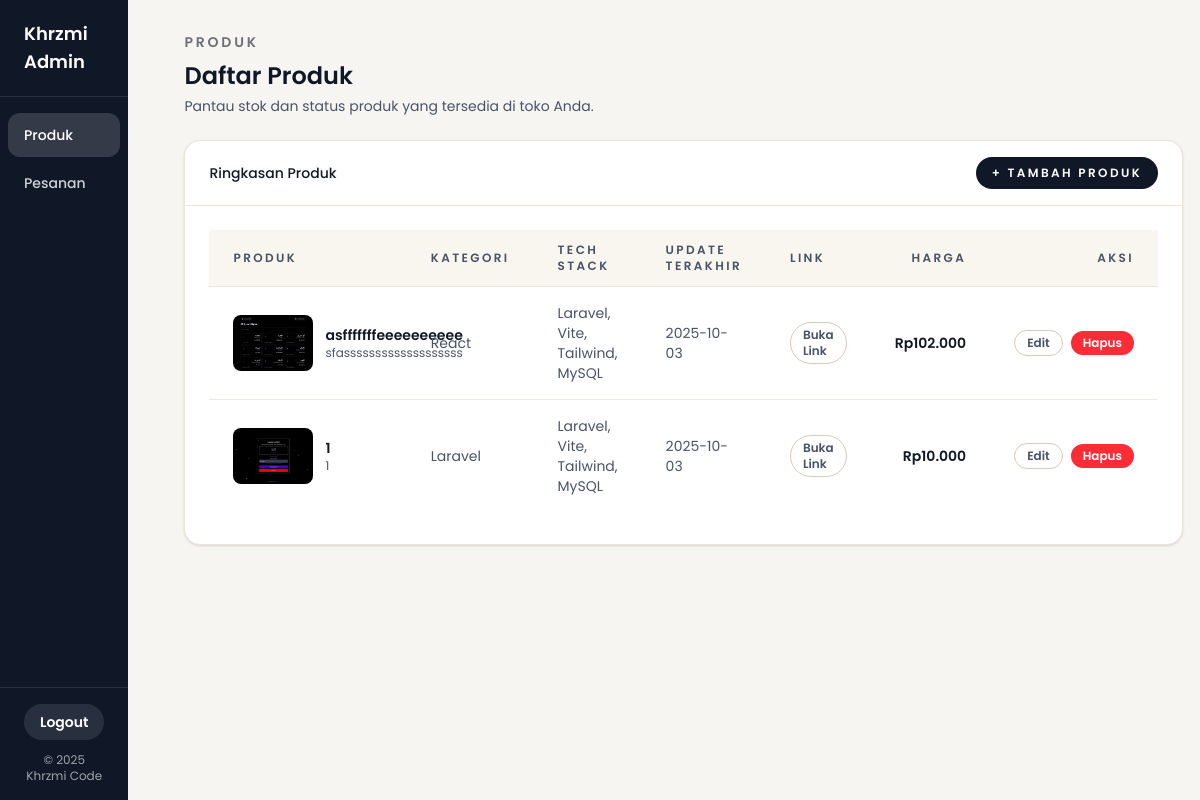
/admin/index.php (signed in), run on the app's committed database.
### tables this page shows
CREATE TABLE `produk` (
  `id` int(10) UNSIGNED NOT NULL,
  `nama_produk` varchar(150) NOT NULL,
  `subjudul_produk` varchar(200) NOT NULL,
  `kategori_produk` enum('Laravel','React','PHP Native','HTML CSS JS') NOT NULL,
  `tech_stack` text NOT NULL,
  `tanggal_update` date NOT NULL,
  `harga_produk` bigint(20) UNSIGNED NOT NULL,
  `gambar_produk` varchar(255) NOT NULL,
  `link_produk` varchar(255) DEFAULT NULL,
  `dibuat_pada` timestamp NOT NULL DEFAULT current_timestamp(),
  `diperbarui_pada` timestamp NOT NULL DEFAULT current_timestamp() ON UPDATE current_timestamp()
);

### admin/index.php (the view, shortened to what this page needs)
<?php
require_once '../config/db.php';
$menuNavigasi = [
  ['label' => 'Produk', 'href' => 'index.php', 'active' => true],
  ['label' => 'Pesanan', 'href' => 'orders.php'],
];
$judulSidebar = 'Khrzmi Admin';
$sqlProduk = "SELECT id, nama_produk, subjudul_produk, kategori_produk, tech_stack, tanggal_update, harga_produk, gambar_produk, link_produk FROM produk ORDER BY id DESC";
$hasilProduk = $conn->query($sqlProduk);
$daftarProduk = [];
if ($hasilProduk instanceof mysqli_result) {
  while ($row = $hasilProduk->fetch_assoc()) {
    $daftarProduk[] = $row;
  }
}
?>
<!DOCTYPE html>
<html lang="id">
<head>
  <script src="https://cdn.jsdelivr.net/npm/@tailwindcss/browser@4"></script>
  <link rel="stylesheet" href="../styles.css">
</head>
<body class="bg-[#f6f5f2] text-[#101828]">
  <div class="flex min-h-screen bg-[#f6f5f2] lg:gap-6 xl:gap-8">
    <?php include __DIR__ . '/components/sidebar.php'; ?>
    <main class="flex-1">
      <div class="w-full px-4 py-6 sm:px-6 lg:px-8 lg:py-8">
        <div class="mx-auto flex max-w-6xl flex-col gap-6">
          <div>
            <p class="text-sm font-semibold uppercase tracking-[0.2em] text-[#101828]/60">Produk</p>
            <h1 class="mt-2 text-2xl font-semibold text-[#101828]">Daftar Produk</h1>
            <p class="mt-1 text-sm text-[#475467]">Pantau stok dan status produk yang tersedia di toko Anda.</p>
          </div>
          <div class="overflow-hidden rounded-2xl border border-[#ece5d8] bg-white shadow-sm">
            <div class="flex flex-wrap items-center justify-between gap-3 border-b border-[#ece5d8] px-4 py-4 sm:px-6">
              <div class="text-sm font-medium text-[#101828]">Ringkasan Produk</div>
              <a
                href="createProduk.php"
                class="inline-flex items-center gap-2 rounded-full bg-[#101828] px-4 py-2 text-xs font-semibold uppercase tracking-[0.2em] text-[#fdfbf7] transition hover:bg-[#101828]/90">
                + Tambah Produk
              </a>
            </div>
            <div class="space-y-2 p-4 sm:p-6">
              <div class="hidden md:block overflow-x-auto">
                <table class="w-full divide-y divide-[#ece5d8]">
                  <thead class="bg-[#f9f6f0]">
                    <tr>
                      <th class="px-6 py-3 text-left text-xs font-semibold uppercase tracking-[0.2em] text-[#475467]">Produk</th>
                      <th class="px-6 py-3 text-left text-xs font-semibold uppercase tracking-[0.2em] text-[#475467]">Kategori</th>
                      <th class="px-6 py-3 text-left text-xs font-semibold uppercase tracking-[0.2em] text-[#475467]">Tech Stack</th>
                      <th class="px-6 py-3 text-left text-xs font-semibold uppercase tracking-[0.2em] text-[#475467]">Update Terakhir</th>
                      <th class="px-6 py-3 text-left text-xs font-semibold uppercase tracking-[0.2em] text-[#475467]">Link</th>
                      <th class="px-6 py-3 text-right text-xs font-semibold uppercase tracking-[0.2em] text-[#475467]">Harga</th>
                      <th class="px-6 py-3 text-right text-xs font-semibold uppercase tracking-[0.2em] text-[#475467]">Aksi</th>
                    </tr>
                  </thead>
                  <tbody class="divide-y divide-[#f2eadd] bg-white text-sm text-[#101828]">
                    <?php if (!empty($daftarProduk)): ?>
                      <?php foreach ($daftarProduk as $produk): ?>
                        <?php
                        $namaProduk = $produk['nama_produk'] ?? '-';
                        $kategoriProduk = $produk['kategori_produk'] ?? '-';
                        $techStack = $produk['tech_stack'] ?? '-';
                        $tanggalUpdate = $produk['tanggal_update'] ?? '-';
                        $hargaProduk = isset($produk['harga_produk']) ? number_format((float)$produk['harga_produk'], 0, ',', '.') : '-';
                        $gambarProduk = $produk['gambar_produk'] ?? '';
                        $lokasiGambar = !empty($gambarProduk) ? '../assets/produk/' . $gambarProduk : 'anjay';
                        ?>
                        <tr>
                          <td class="px-6 py-4">
                            <div class="flex items-center gap-3">
                              <img src="<?= htmlspecialchars($lokasiGambar) ?>" alt="<?= htmlspecialchars($namaProduk) ?>" class="h-14 w-20 rounded-lg object-cover" />
                              <div>
                                <div class="font-semibold text-[#101828]"><?= htmlspecialchars($namaProduk) ?></div>
                                <div class="text-xs text-[#475467]"><?= htmlspecialchars($produk['subjudul_produk'] ?? '-') ?></div>
                              </div>
                            </div>
                          </td>
                          <td class="px-6 py-4 text-[#475467]"><?= htmlspecialchars($kategoriProduk) ?></td>
                          <td class="px-6 py-4 text-[#475467]"><?= htmlspecialchars($techStack) ?></td>
                          <td class="px-6 py-4 text-[#475467]"><?= htmlspecialchars($tanggalUpdate) ?></td>
                          <td class="px-6 py-4 text-[#475467]">
                            <?php if (!empty($produk['link_produk'])): ?>
                              <a href="<?= htmlspecialchars($produk['link_produk']) ?>" target="_blank" class="inline-flex items-center rounded-full border border-[#d8c9b7] px-3 py-1 text-xs font-semibold text-[#475467] transition hover:bg-[#f2ede5]">Buka Link</a>
                            <?php else: ?>
                              <span class="text-xs text-gray-400">-</span>
                            <?php endif; ?>
                          </td>
                          <td class="px-6 py-4 text-right font-semibold text-[#101828]">Rp<?= htmlspecialchars($hargaProduk) ?></td>
                          <td class="px-6 py-4 text-right">
                            <div class="flex items-center justify-end gap-2">
                              <a
                                href="updateProduk.php?id=<?= urlencode((string)($produk['id'] ?? '')) ?>"
                                class="inline-flex items-center rounded-full border border-[#d8c9b7] px-3 py-1 text-xs font-semibold text-[#475467] transition hover:bg-[#f2ede5]">
                                Edit
                              </a>
                              <a
                                href="hapusProduk.php?id=<?= urlencode((string)($produk['id'] ?? '')) ?>"
                                onclick="return confirm('Asli mau dihapus?');"
                                class="inline-flex items-center rounded-full bg-red-500 px-3 py-1 text-xs font-semibold text-white transition hover:bg-red-600">
                                Hapus
                              </a>
                            </div>
                          </td>
                        </tr>
                      <?php endforeach; ?>
                    <?php else: ?>
                      <tr>
                        <td colspan="6" class="px-6 py-6 text-center text-sm text-[#475467]">Belum ada produk yang ditambahkan.</td>
                      </tr>
                    <?php endif; ?>
                  </tbody>
                </table>
              </div>
            </div>
          </div>
        </div>
      </div>
    </main>
  </div>
</body>
</html>

### admin/components/sidebar.php (shortened to what this page needs)
<?php
$menuNavigasi = $menuNavigasi ?? [
  ['label' => 'Produk', 'href' => '/admin/index.php', 'active' => true],
  ['label' => 'Pesanan', 'href' => '/admin/orders.php'],
];
$judulSidebar = $judulSidebar ?? 'Khrzmi Dashboard';
?>
<aside
  class="fixed inset-y-0 left-0 z-40 flex w-64 -translate-x-full transform flex-col bg-[#101828] text-[#fdfbf7] transition-transform duration-300 lg:static lg:translate-x-0 lg:shadow-none"
  data-menu-samping
  aria-label="Navigasi utama">
  <div class="flex items-center justify-between border-b border-white/10 px-6 py-5">
    <h2 class="text-lg font-semibold"><?php echo htmlspecialchars($judulSidebar); ?></h2>
  </div>
  <nav class="flex-1 overflow-y-auto px-2 py-4">
    <ul class="space-y-1">
      <?php foreach ($menuNavigasi as $menu) :
        $teksMenu = $menu['label'] ?? 'Menu';
        $tautanMenu = $menu['href'] ?? '#';
        $aktif = !empty($menu['active']);
      ?>
        <li>
          <a
            href="<?php echo htmlspecialchars($tautanMenu); ?>"
            class="flex items-center rounded-xl px-4 py-3 text-sm font-medium transition hover:bg-white/10 <?php echo $aktif ? 'bg-white/15 text-white' : 'text-white/80'; ?>">
            <?php echo htmlspecialchars($teksMenu); ?>
          </a>
        </li>
      <?php endforeach; ?>
    </ul>
  </nav>
  <div class="border-t border-white/10 px-6 py-4 text-xs text-white/60 space-y-3">
    <a
      href="../service/AuthLogout.php"
      class="inline-flex w-full items-center justify-center rounded-full bg-white/10 px-4 py-2 text-sm font-semibold text-white transition hover:bg-white/20">
      Logout
    </a>
    <p class="text-center text-xs text-white/60">&copy; <?php echo date('Y'); ?> Khrzmi Code</p>
  </div>
</aside>

### styles.css (style rules this page uses)
body { font-family: "Poppins", sans-serif; }

### data on the page
produk: gambar_produk (picture), nama_produk "asfffffffeeeeeeeeee", subjudul_produk "sfasssssssssssssssssss", kategori_produk "React", tech_stack "Laravel, Vite, Tailwind, MySQL", tanggal_update "2025-10-03", harga_produk "102.000"
produk: gambar_produk (picture), nama_produk "1", subjudul_produk "1", kategori_produk "Laravel", tech_stack "Laravel, Vite, Tailwind, MySQL", tanggal_update "2025-10-03", harga_produk "10.000"

### other printed values
$judulSidebar "Khrzmi Admin"
$teksMenu "Produk"
$teksMenu "Pesanan"
